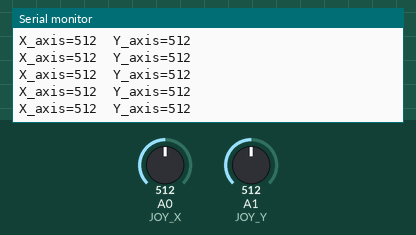
Bench run of a sketch on a simulated Arduino Uno, built with avr-gcc and run on an emulated ATmega328P. On the bench: the last lines printed to the serial monitor. The test bench sets the inputs (shaded band); at power-on: A0 (JOY_X) = 512, A1 (JOY_Y) = 512.

Above: at 1.2 s.
1.3 s: A0 (JOY_X) set to 716
At 1.43 s:
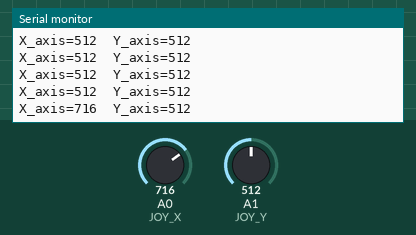
2.8 s: A1 (JOY_Y) set to 716
At 2.86 s:
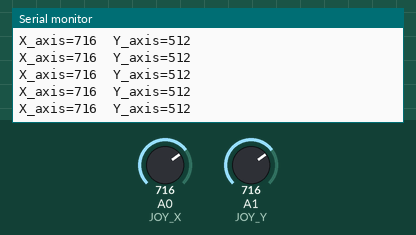
4.3 s: A0 (JOY_X) set to 900
At 4.3 s:
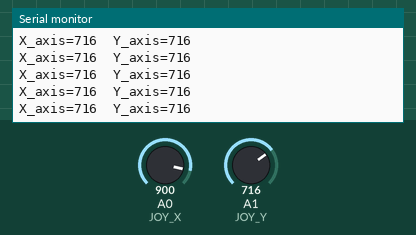
5.8 s: A1 (JOY_Y) set to 900
At 5.82 s:
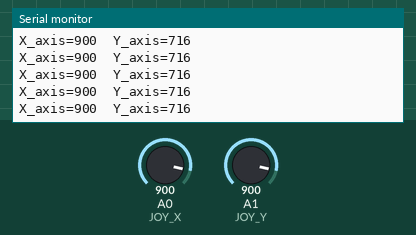
Timing chart, 0 to 8.3 s (numbered marks = the images above; inputs shaded):
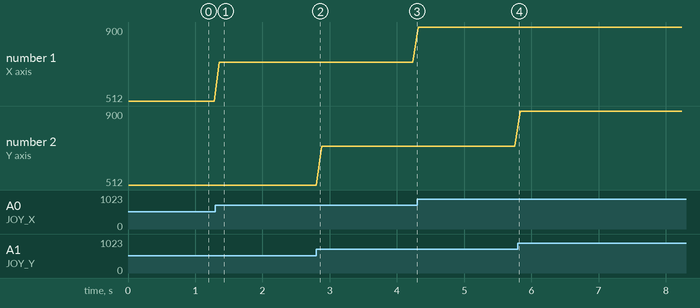

The sketch:

senddata.ino
```cpp
#include <SoftwareSerial.h>

// Define HC-05 Bluetooth pins
const int RX_PIN = 11;  // Arduino TX to HC-05 RX
const int TX_PIN = 10;  // Arduino RX to HC-05 TX

SoftwareSerial bluetooth(RX_PIN, TX_PIN);

// Joystick input pins
const int JOY_X = A0;
const int JOY_Y = A1;

void setup() {
  Serial.begin(38400);
  bluetooth.begin(38400);

  Serial.println("🎮 Joystick Bluetooth transmitter initialized!");
}

void loop() {
  // Read analog joystick values
  int rawX = analogRead(JOY_X);
  int rawY = analogRead(JOY_Y);

  // Send to Serial Monitor
  Serial.print("X_axis=");
  Serial.print(rawX);
  Serial.print("\tY_axis=");
  Serial.println(rawY);

  // Format for Bluetooth
  bluetooth.print("DATA,");
  bluetooth.print(rawX);
  bluetooth.print(",");
  bluetooth.println(rawY);

  delay(75); // Slight delay for stable communication
}
```

Measured:
- after the input at 1.3 s, the serial monitor: prints a new line after 0.06 s (image 1)
- plotted number 1: 512 → 716 after the input at 1.3 s, 716 → 900 after the input at 4.3 s
